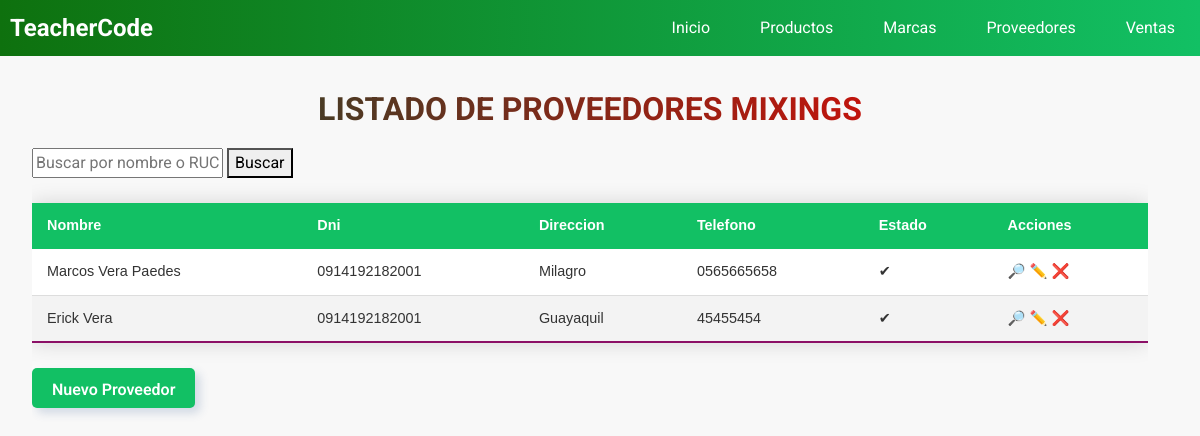
The page /supplier_list/ (signed in) on the database its author committed.
### core/models.py (models this page shows, shortened)
class Supplier(models.Model):
    name = models.CharField(max_length=100)
    ruc = models.CharField(max_length=13)
    address = models.CharField(max_length=200)
    phone = models.CharField(max_length=10,validators=[phone_validator])
    user = models.ForeignKey(User,on_delete=models.PROTECT)
    created = models.DateTimeField(auto_now_add=True)
    updated = models.DateTimeField(auto_now=True)
    state = models.BooleanField('Activo', default = True)
    class Meta:
        verbose_name = 'Proveedor'
        verbose_name_plural = 'Proveedores'

### core/views.py (the view)
# urls.py: path('supplier_list/', views.SupplierListView.as_view(),name='supplier_list'),
class SupplierListView(LoginRequiredMixin,TitleContextMixin,ListView):
    model = Supplier
    template_name = 'supplier/list.html'  # Nombre del template a usar
    context_object_name = 'suppliers'     # Nombre del contexto a pasar al template
    paginate_by = 10
    title1 = None
    title2 = None
    title1 = "Autor | TeacherCode"
    title2 = "Listado de Proveedores mixings"
    def get_queryset(self):
        queryset = super().get_queryset()  # self.model.objects.all()
        query = self.request.GET.get('q','')
        if query:
            queryset = queryset.filter(Q(name__icontains=query) | Q(ruc__icontains=query))
        return queryset

### core/mixins.py (called while the page is built)
    def get_context_data(self, **kwargs):
        context = super().get_context_data(**kwargs)
        if self.title1:
            context["title1"] = self.title1
        if self.title2:
            context["title2"] = self.title2
        return context

### template/supplier/list.html
{% extends 'base.html' %}
{% block content %}
  <div class="table-container">
    <br>
    <h1 class="title">{{ title2 | upper }}</h1>
     <form method="get" >
        <input type="text" name="q" value="{{ request.GET.q }}" placeholder="Buscar por nombre o RUC">
        <button type="submit">Buscar</button>
    </form>
    <table class="styled-table">
      <thead>
        <tr>
          <th>Nombre</th>
          <th>Dni</th>
          <th>Direccion</th>
          <th>Telefono</th>
          <th>Estado</th>
          <th>Acciones</th>
      </tr>
      </thead>
      <tbody>
       {% for item in suppliers %}
        <tr>
         <td>{{item.name}}</td>
          <td>{{item.ruc}}</td>
          <td>{{item.address}}</td>
          <td>{{item.phone}}</td>
          <td>{% if item.state %}
               ✔
              {% else %}
               ➖
              {% endif %}
          </td>
          <td>
            <a href={% url 'core:supplier_detail' item.id %}>🔎</a>
            <a href={% url 'core:supplier_update' item.id %}>✏️</a>
            <a href={% url 'core:supplier_delete' item.id %}>❌</a>
          </td>
        </tr>
       {% endfor %}
      </tbody>
    </table>
     <div class="form-group">
       <a class="btn blue" href={% url 'core:supplier_create' %}>Nuevo Proveedor</a>
     </div>
  </div>
{% endblock content  %}

### static/css/main.css (style rules this page uses)
body { font-family: 'Roboto', sans-serif; margin: 0; padding: 0; background-color: #f8f8f8; color: #333333; }
h1, h2, h3, h4, h5, h6 { margin-top: 0; color: rgb(97, 5, 97); }
a { color: #007bff; text-decoration: none; }
.title { font-size: 2em; font-weight: bold; background: linear-gradient(to right, rgb(11, 79, 48), red); -webkit-background-clip: text; background-clip: text; color: transparent; text-align: center; margin-bottom: 20px; }
.table-container { overflow-x: auto; }
.styled-table { width: 100%; border-collapse: collapse; margin: 25px 0; font-size: 0.9em; font-family: sans-serif; box-shadow: 0 0 20px rgba(0, 0, 0, 0.15); background-color: #ffffff; }
.styled-table thead tr { background: #12c064; color: #ffffff; text-align: left; }
.styled-table th, .styled-table td { padding: 12px 15px; }
.styled-table tbody tr { border-bottom: 1px solid #dddddd; }
.styled-table tbody tr:nth-of-type(even) { background-color: #f3f3f3; }
.styled-table tbody tr:last-of-type { border-bottom: 2px solid #8b1066; }
.form-group { margin-bottom: 20px; }
.btn { height: 40px; color: #fff; border: none; padding: 10px 20px; border-radius: 5px; cursor: pointer; transition: background-color 0.3s; }
.blue { background-color: #12c064; color: #fff; }

### rows shown on the page
Supplier: name "Marcos Vera Paedes", ruc "0914192182001", address "Milagro", phone "0565665658"
Supplier: name "Erick Vera", ruc "0914192182001", address "Guayaquil", phone "45455454"
